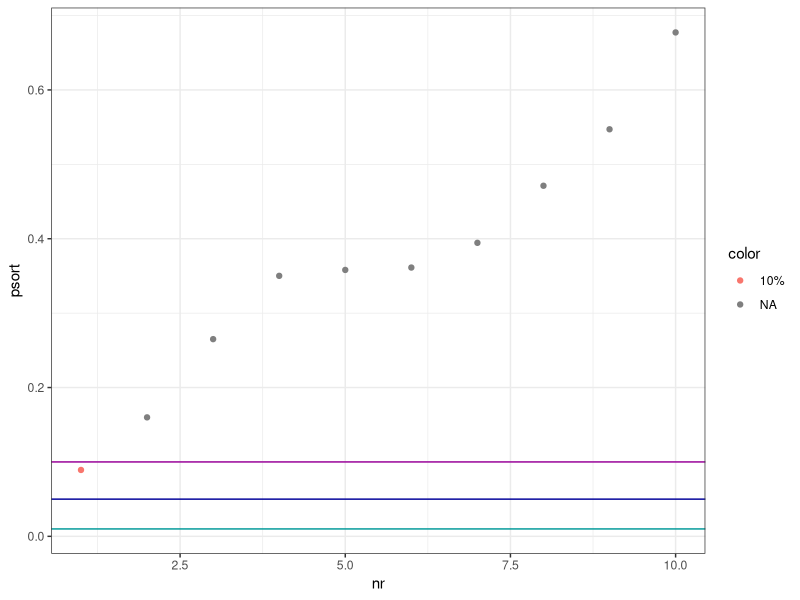

The R source for this figure:
# type I error simulation
library(ggplot2)
pvals <- NULL

for (i in seq(1:10)){
    set.seed(78932 + i)  ##2329 , 78978
    y <-  rnorm(100, 50, 10)
    x <- sample(c(0,1), 100, replace=T)
    pvals <- rbind(pvals,summary(lm(y~x))$coefficients[2,4])
}

psort <- sort(pvals)

# qplot(seq_along(psort), psort) + 
#     theme_bw() + 
#     geom_hline(aes(yintercept = 0.05, color = "#000099")) + 
#     geom_hline(aes(yintercept =  0.1, color = "#990099")) + 
#     geom_hline(aes(yintercept = 0.01, color = "#009999"))
#     
# 




psort <- sort(pvals)
p.data <- as.data.frame(psort)
p.data$nr <- seq_along(psort)
p.data$color <- as.factor(ifelse(p.data$psort <0.01, "1%",
                       ifelse(p.data$psort <0.05, "5%",
                              p.data$color <- ifelse(p.data$psort <0.1, "10%", NA))))


qplot(nr, psort, data = p.data, color = color) + 
    theme_bw() + 
    geom_hline(aes(yintercept = 0.05), color = "#000099") + 
    geom_hline(aes(yintercept =  0.1), color = "#990099") + 
    geom_hline(aes(yintercept = 0.01), color = "#009999") +
    scale_alpha(guide = 'none')





# psort <- sort(pvals)
# p.data <- as.data.frame(psort)
# p.data$nr <- seq_along(psort)
# p.data$color <- ifelse(p.data$psort <0.01, "1%",
#                        ifelse(p.data$psort <0.05, "5%",
#                               p.data$color <- ifelse(p.data$psort <0.1, "10%", NA)))
# 
# 
# 
# qplot(nr, psort, data = p.data, color = color) + 
#     theme_bw() + 
#     geom_hline(aes(yintercept = 0.05), color = "#000099") + 
#     geom_hline(aes(yintercept =  0.1), color = "#990099") + 
#     geom_hline(aes(yintercept = 0.01), color = "#009999") +
#     scale_alpha(guide = 'none')


